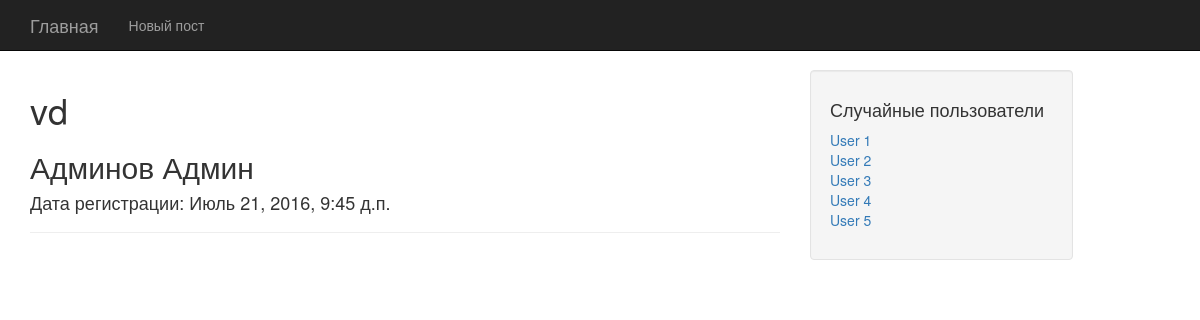
Before: /user1/ with the older database file.
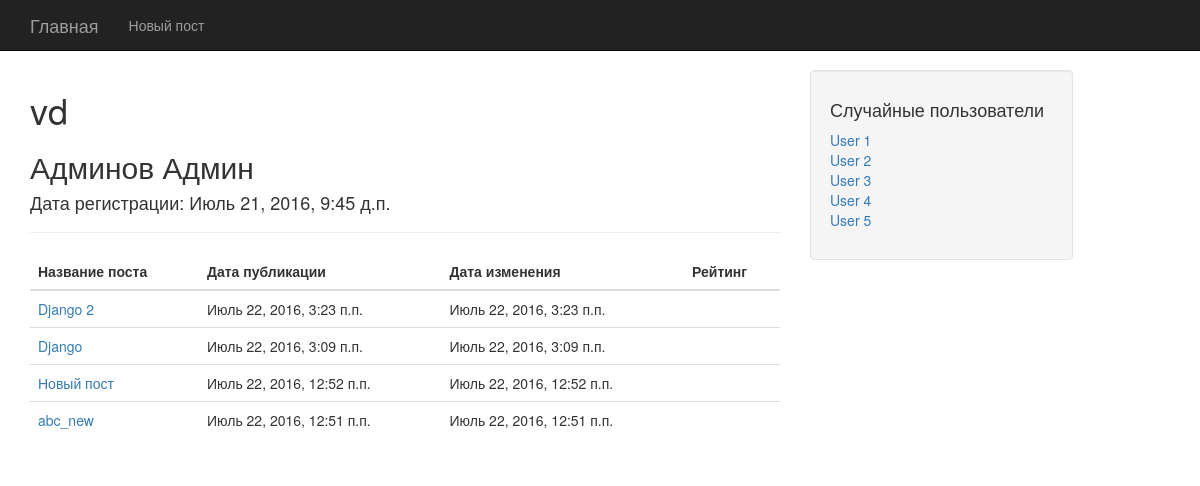
After: the same page with the newer database file.
### posts/models.py (models this page shows, shortened)
class Post(models.Model):
    title = models.CharField(max_length=150)
    content = models.TextField()
    image = models.ImageField(upload_to='images', blank=True)
    video = models.URLField(blank=True)
    created = models.DateTimeField(auto_now=False, auto_now_add=True)
    updated = models.DateTimeField(auto_now=True, auto_now_add=False)
    author = models.ForeignKey(User)
    class Meta:
        ordering = ['-created']
    def get_absolute_url(self):
        return reverse("post_detail", kwargs={"id": self.id})

### posts/views.py (the view)
# urls.py: url(r'^user(?P<id>\d+)/$', user_detail),
def user_detail(request, id=None):
    user = get_object_or_404(User, id=id)
    posts = Post.objects.filter(author_id=id)
    context = {"user": user, "posts": posts}
    return render(request, "user.html", context)

### templates/user.html
{% extends "base.html" %}
{% block content %}
<h1>{{ user.username }}</h1>
    <h2>{{ user.last_name }} {{ user.first_name }}</h2>
    <h4>Дата регистрации: {{ user.date_joined }}</h4>
    <hr>
    {% if posts %}
    <div class="table">
        <table class="table table-hover ">
            <thead>
            <tr>
                <th class="header"> Название поста</th>
                <th class="header"> Дата публикации </th>
                <th class="header"> Дата изменения </th>
                <th class="header"> Рейтинг </th>
            </tr>
            </thead>
            <tbody>
            {% for post in posts %}
                <tr>
                    <td><a href="{{ post.get_absolute_url }}">{{ post.title }}</a></td>
                    <td>{{ post.created }}</td>
                    <td>{{ post.updated }}</td>
                    <td>{{ post.rating }}</td>
                </tr>
            {%  endfor %}
            </tbody>
        </table>
    </div>
    {% endif %}
{% endblock content %}

### templates/base.html (shortened to what this page needs)
{%  load staticfiles %}
<!DOCTYPE html>
<html lang="en">
<head>
    <link href='{% static "css/bootstrap.min.css" %}' rel="stylesheet">
    <link href='{% static "css/1-col-portfolio.css" %}' rel="stylesheet">
</head>
<body>
    <nav class="navbar navbar-inverse navbar-fixed-top" role="navigation">
        <div class="container">
            <div class="navbar-header">
                <a class="navbar-brand" href="../">Главная</a>
            </div>
            <div class="collapse navbar-collapse" id="bs-example-navbar-collapse-1">
                <ul class="nav navbar-nav">
                    <li>
                        <a href="../create">Новый пост</a>
                    </li>
                </ul>
            </div>
        </div>
    </nav>
    <div class="container">
        <div class="row">
            <div class="col-md-8">
                {% block content %}
                {% endblock content %}
            </div>
        <div class="col-md-3">
            <div class="well">
                <h4>Случайные пользователи</h4>
                <ul class="list-unstyled">
                    <li><a href="#">User 1</a>
                    </li>
                    <li><a href="#">User 2</a>
                    </li>
                    <li><a href="#">User 3</a>
                    </li>
                    <li><a href="#">User 4</a>
                    </li>
                    <li><a href="#">User 5</a>
                    </li>
                </ul>
            </div>
        </div>
        </div>
    </div>
</body>
</html>

### static/css/1-col-portfolio.css (style rules this page uses)
body { padding-top: 70px; }

Changed rows visible on the page:
added Post: title "Django 2", created "Июль 22, 2016, 3:23 п.п.", updated "Июль 22, 2016, 3:23 п.п."
added Post: title "Django", created "Июль 22, 2016, 3:09 п.п.", updated "Июль 22, 2016, 3:09 п.п."
added Post: title "Новый пост", created "Июль 22, 2016, 12:52 п.п.", updated "Июль 22, 2016, 12:52 п.п."
added Post: title "abc_new", created "Июль 22, 2016, 12:51 п.п.", updated "Июль 22, 2016, 12:51 п.п."
Other visible differences:
text now shown: "Название поста Дата публикации Дата изменения Рейтинг"
